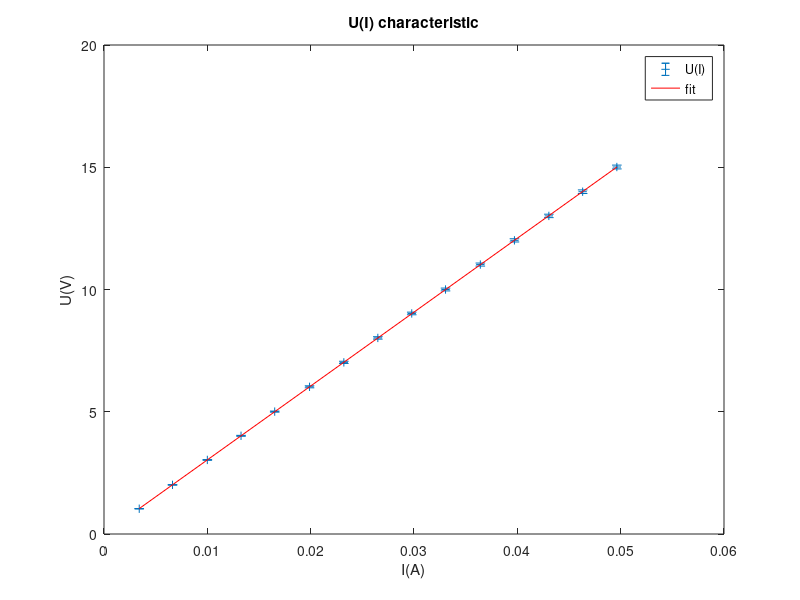
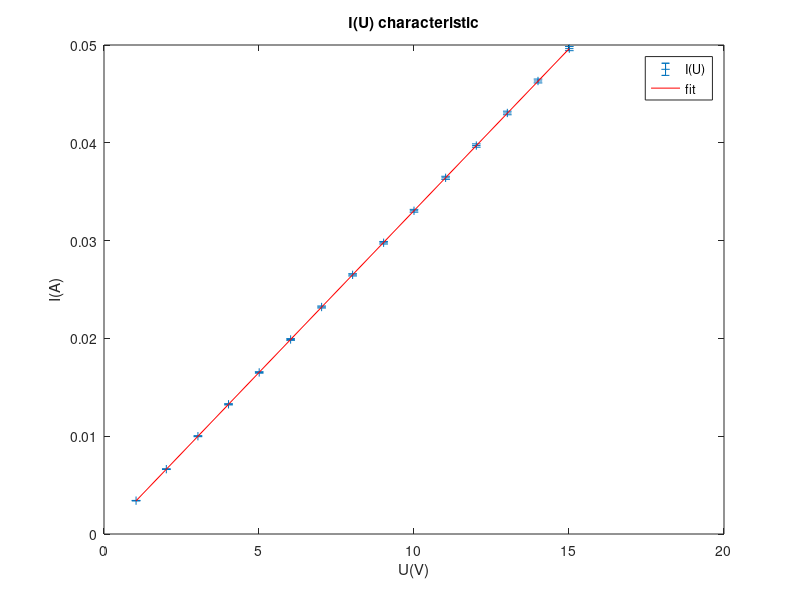

The MATLAB source for these figures, in order:
% pkg install "https://github.com/gnu-octave/statistics/releases/download/release-1.7.5/statistics-1.7.5.tar.gz"
% pkg install "https://downloads.sourceforge.net/project/octave/Octave%20Forge%20Packages/Individual%20Package%20Releases/signal-1.4.6.tar.gz"
% pkg install "https://github.com/gnu-octave/pkg-control/releases/download/control-4.1.3/control-4.1.3.tar.gz"
% pkg install "https://downloads.sourceforge.net/project/octave/Octave%20Forge%20Packages/Individual%20Package%20Releases/matgeom-1.2.4.tar.gz"

pkg load statistics
pkg load signal
pkg load control
% pkg load matgeom

% format short g

U = [
15.01
14.00
13.01
12.01
11.02
10
9.02
8.02
7.02
6.02
5.006
4.017
3.03
2.01
1.034
];

U_range = [
60
60
60
60
60
60
60
60
60
60
6
6
6
6
6
];

I = [
0.04963
0.04632
0.04305
0.03972
0.03642
0.03305
0.02978
0.02650
0.02321
0.01989
0.01652
0.01326
0.01000
0.00663
0.00341
];

I_range = [
0.06
0.06
0.06
0.06
0.06
0.06
0.06
0.06
0.06
0.06
0.06
0.06
0.06
0.06
0.06
];

format short
uI = (I*0.7*0.01 + I_range*0.03*0.01)/sqrt(3)

uU = (U*0.7*0.01 + U_range*0.05*0.01)/sqrt(3)

% format bank
matrix = [U, U_range, I, I_range]

% U_rms = rms(U)

% fitlm(I,U)

x=10;


% L = lineFit(I, U)

% ols(I, U)


% a=[I,ones(size(I))]
% b=U
%
% coefs=a\b
% fit = coefs(1)*a+coefs(2)
% plot(I,U,'ro',I,fit)

% errorbar(X, Y, err)
% figure (1);

format short

fit1 = polyfit(I,U,1);
y_fit1=fit1(1)*I+fit1(2);
residuals1 = U-y_fit1;
RSS1=sum(residuals1.^2);
CHI1=sum((residuals1 ./ uU).^2);
% X2 obliczono zgodnie z artykułem https://pl.wikipedia.org/wiki/Test_chi-kwadrat

figure(1)
p1 = errorbar(I, U, uU);
set(p1, "linestyle", "none");
set(p1, "marker", "+");
xlabel ("I(A)");
ylabel ("U(V)");
hold on;
plot(I, y_fit1, 'r-')
hold off;
legend("U(I)","fit")
title ("U(I) characteristic");

%=======

fit2 = polyfit(U,I,1);
y_fit2=fit2(1)*U+fit2(2);
residuals2 = I-y_fit2;
RSS2=sum(residuals2.^2);
CHI2=sum((residuals2 ./ uI).^2);

figure(2)
p2=errorbar(U, I, uI);
set(p2, "linestyle", "none");
set(p2, "marker", "+");
xlabel ("U(V)");
ylabel ("I(A)");
hold on;
plot(U, y_fit2, 'r-')
hold off;
legend("I(U)","fit")
title ("I(U) characteristic");

%========== SHOW RESULTS

fit1
RSS1
CHI1

fit2
RSS2
CHI2

